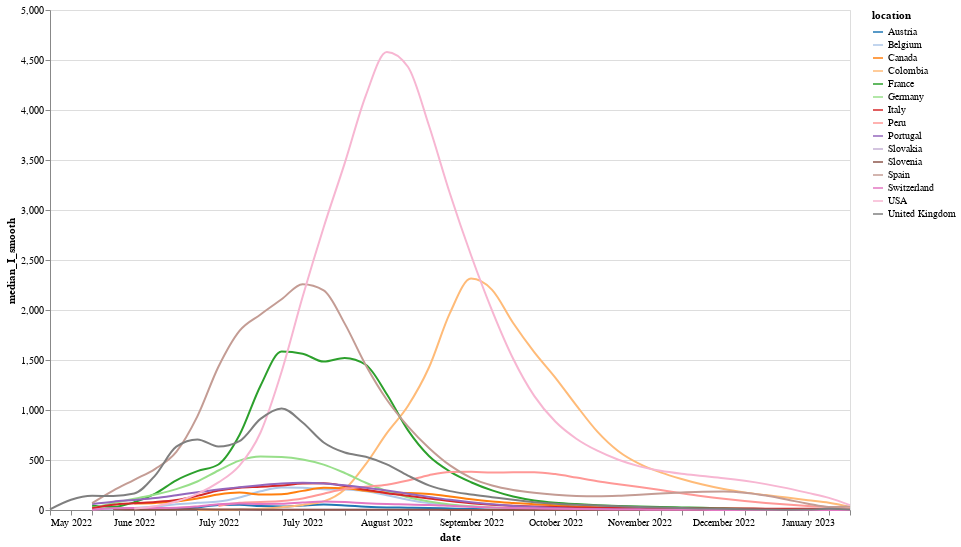

Write notebook code for a chart like this one.
### Code cell
alt.Chart(weekly_incidence).mark_line(interpolate = "monotone").encode(
    alt.X("date:T", axis=alt.Axis( grid=False, format="%B %Y")),
    alt.Y("median_I_smooth"), 
    alt.Color("location:N", scale=alt.Scale(scheme="category20"))).properties(
    width = 800,
    height = 500
)

### Figure 1 — Vega-Lite specification as saved in the notebook (floating-point values rounded to 4 significant figures; data arrays with more than 128 entries replaced by an {"elided": "..."} marker saying what was removed)
{"config": {"view": {"continuousWidth": 400, "continuousHeight": 300}}, "data": {"name": "data-375e72f7d196f1587c0bfacb685f6a0a"}, "mark": {"type": "line", "interpolate": "monotone"}, "encoding": {"color": {"field": "location", "scale": {"scheme": "category20"}, "type": "nominal"}, "x": {"axis": {"format": "%B %Y", "grid": false}, "field": "date", "type": "temporal"}, "y": {"field": "median_I_smooth", "type": "quantitative"}}, "height": 500, "width": 800, "$schema": "https://vega.github.io/schema/vega-lite/v4.17.0.json", "datasets": {"data-375e72f7d196f1587c0bfacb685f6a0a": {"elided": "533 records"}}}
